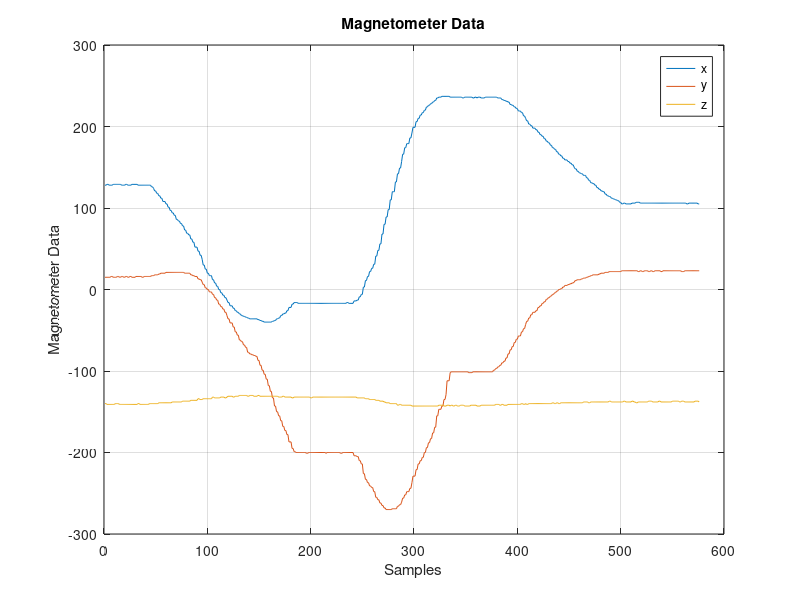
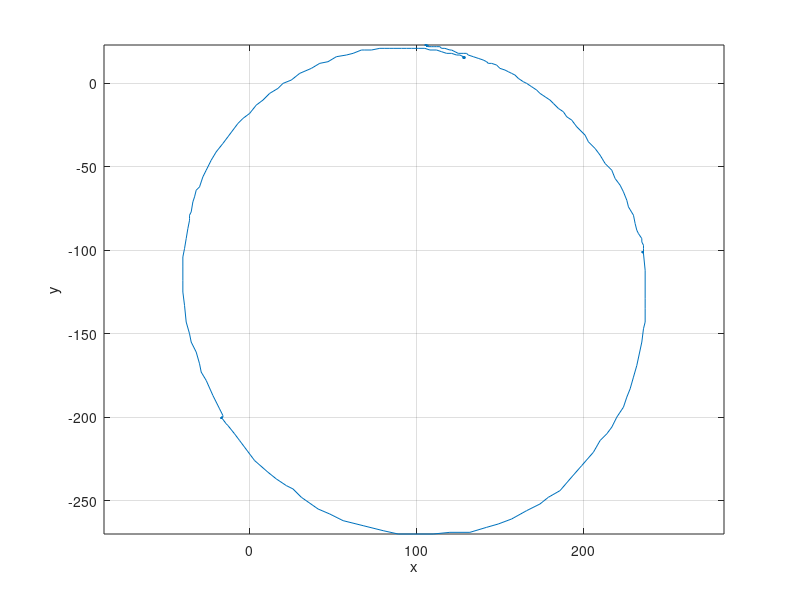
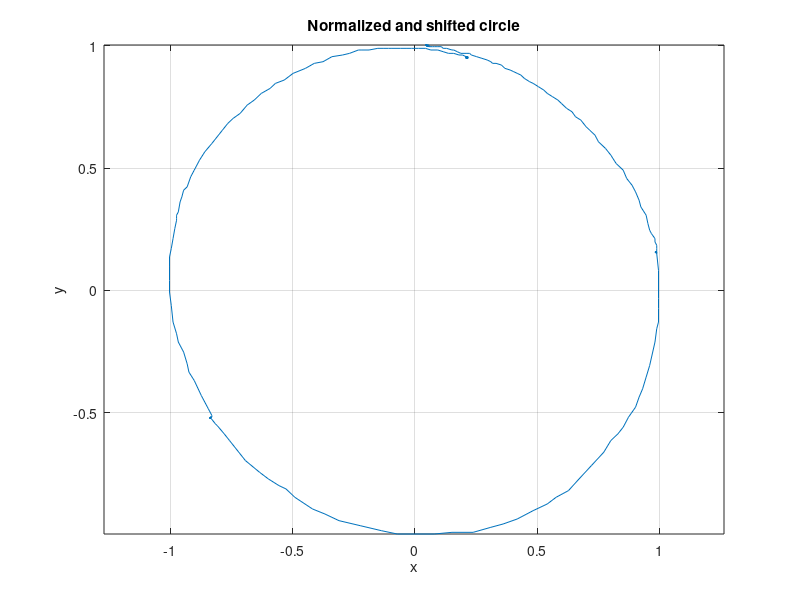
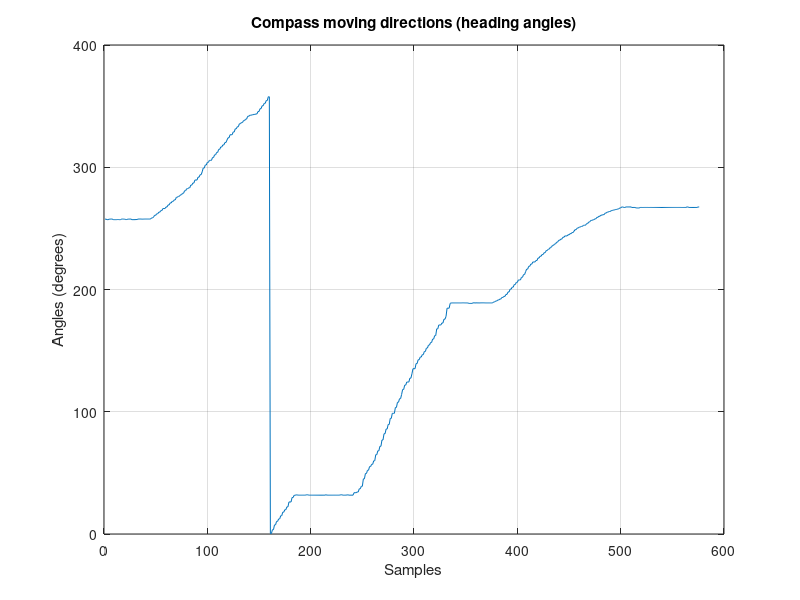

Source code (MATLAB) for these figures, in order:
% Mag Data Analysis

%% Acquire and save the raw data
% save Mag_Data mag;

%% Load and plot the raw data
load Mag_Data;
plot(mag); grid on;
legend('x','y','z');
title('Magnetometer Data');
xlabel('Samples');
ylabel('Magnetometer Data');

%% Extract individual components from the raw data
x_mag = mag(:,1);
y_mag = mag(:,2);

figure;
plot(x_mag, y_mag); grid on;
axis('equal');
xlabel('x');
ylabel('y');

%% Extract oval limits
% max and min values of x and y
% Verify these values by hand on the plot.
xmax = max(x_mag);
xmin = min(x_mag);
ymax = max(y_mag);
ymin = min(y_mag);

% Computer the length of the principal axes
dx = double(xmax-xmin);
dy = double(ymax-ymin);

% coordinates of the center
cx = (xmax+xmin)/2;
cy = (ymax+ymin)/2;

%% Normalize and shift the 'circle' to the origin
x_mag_n = double(x_mag-cx)/dx*2;
y_mag_n = double(y_mag-cy)/dy*2;

%% Plot the normalized and shifted circle
figure
plot(x_mag_n, y_mag_n); grid on;
axis('equal');
xlabel('x');
ylabel('y');
title('Normalized and shifted circle');

%% Calculate the moving direction of the compass in degrees
compass_angle = atan2(y_mag_n,x_mag_n)/pi*180+180;
figure;
plot(compass_angle);grid on;
title('Compass moving directions (heading angles)')
xlabel('Samples')
ylabel('Angles (degrees)');
